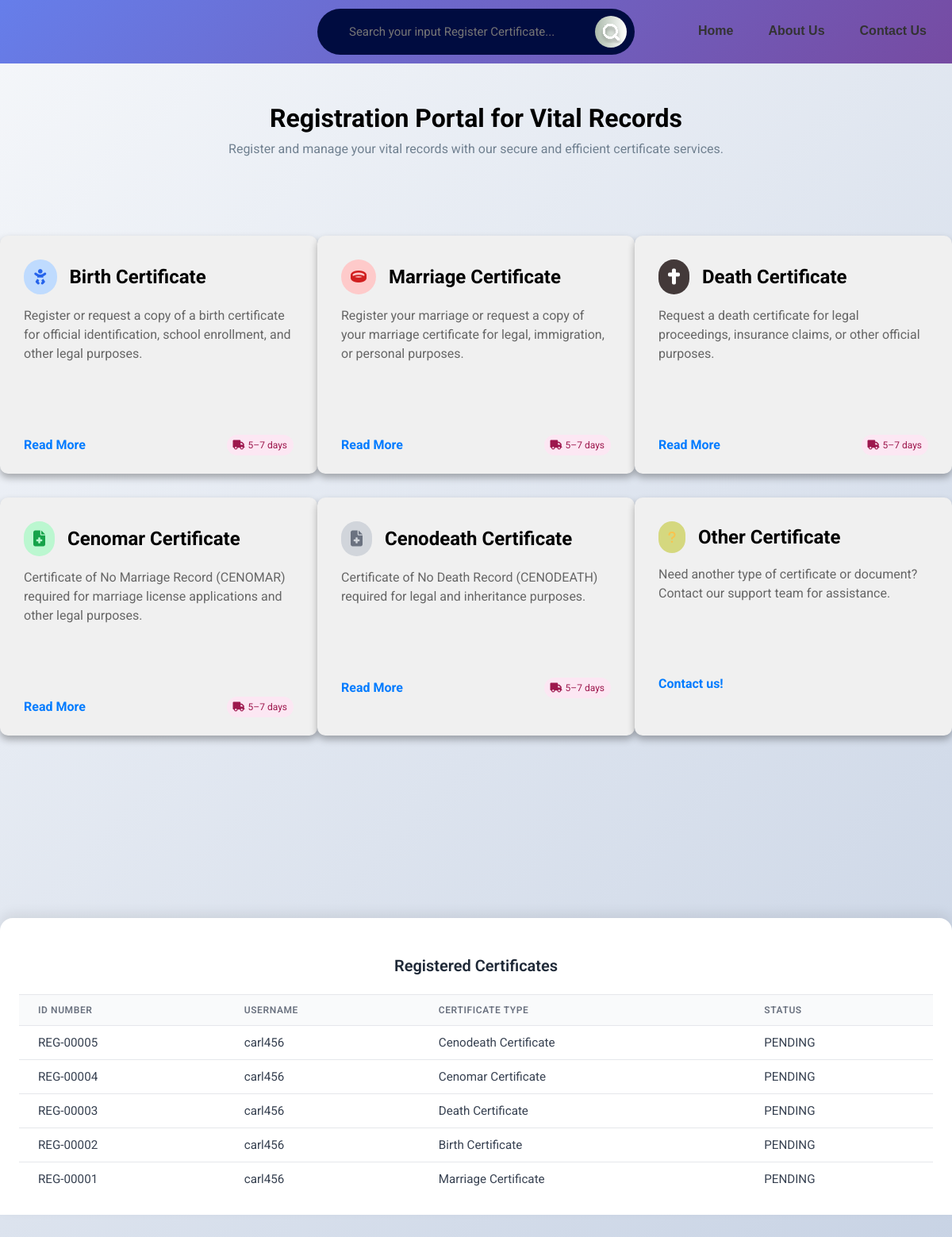
/Certification/Certificate.php (signed in), run on the app's committed database.
### tables this page shows
CREATE TABLE `document` (
  `reg_id` varchar(20) NOT NULL,
  `user_id` int(11) DEFAULT NULL,
  `cert_id` int(11) NOT NULL,
  `certif_type` varchar(50) DEFAULT NULL,
  `status` varchar(20) DEFAULT NULL
);

CREATE TABLE `users` (
  `id` int(11) NOT NULL,
  `username` varchar(255) NOT NULL,
  `email` varchar(255) NOT NULL,
  `password` varchar(255) NOT NULL,
  `created_at` timestamp NOT NULL DEFAULT current_timestamp()
);

### Certification/Certificate.php (the view, shortened to what this page needs)
<?php
include "../connect.php";
$user_id = $_SESSION['user_id'];
$sql_full = "SELECT document.reg_id, users.username, document.certif_type, document.status
             FROM document
             INNER JOIN users ON document.user_id = users.id
             WHERE users.id = ?
             ORDER BY CAST(SUBSTRING(document.reg_id, 5) AS UNSIGNED) DESC";
$stmt = $conn->prepare($sql_full);
$stmt->bind_param("i", $user_id);
$stmt->execute();
$result_full = $stmt->get_result();
?>
<!DOCTYPE html>
<html lang="en">
<head>
    <link rel="stylesheet" href="https://cdnjs.cloudflare.com/ajax/libs/font-awesome/5.15.4/css/all.min.css" />
    <link rel="stylesheet" href="https://cdnjs.cloudflare.com/ajax/libs/font-awesome/6.5.0/css/all.min.css" />
    <link rel="stylesheet" href="Certificate.css">
</head>
<body>
    <header class="head">
        <div class="header-right">
            <nav class="nav-links">
                <a href="#" data-translate="home" onclick="openHomePopup()">Home</a>
                <a href="#" data-translate="aboutus" onclick="openAboutPopup()">About Us</a>
                <a href="#" data-translate="contactus" onclick="openContactPopup()">Contact Us</a>
            </nav>
        </div>
        <div class="search-tab">
            <div class="search-cluster">
                <input class="searchInput" type="text" placeholder="Search your input Register Certificate...">
                <i class="fas fa-microphone"></i>
                <button class="searchButton" id="search-icon">
                </button>
            </div>
        </div>
    </header>
    <div class="title">
        <h1> <strong> Registration Portal for Vital Records </strong>
        </h1>
        <p>
            Register and manage your vital records with our secure and efficient certificate services.
        </p>
    </div>
    <div class="card-container">
        <div class="card" onclick="openForm('Birth Certificate')">
            <div class="card-content">
                <div class="header-with-icon">
                    <div class="icon-badge birth">
                        <i class="fas fa-baby icon-blue"></i>
                    </div>
                    <h2>Birth Certificate</h2>
                </div>
                <p>Register or request a copy of a birth certificate for official identification, school enrollment, and
                    other legal purposes.</p>
                <div class="card-footer">
                    <a href="#" class="read-more">Read More</a>
                    <span class="courier">
                        <i class="fas fa-truck icon-birth"></i> 5–7 days
                    </span>
                </div>
            </div>
        </div>
        <div class="card" onclick="openForm('Marriage Certificate')">
            <div class="card-content">
                <div class="header-with-icon">
                    <div class="icon-badge marriage">
                        <i class="fas fa-ring icon-purple"></i>
                    </div>
                    <h2>Marriage Certificate</h2>
                </div>
                <p>Register your marriage or request a copy of your marriage certificate for legal, immigration, or
                    personal purposes.</p>
                <div class="card-footer">
                    <a href="#" class="read-more">Read More</a>
                    <span class="courier">
                        <i class="fas fa-truck"></i> 5–7 days
                    </span>
                </div>
            </div>
        </div>
        <div class="card" onclick="openForm('Death Certificate')">
            <div class="card-content">
                <div class="header-with-icon">
                    <div class="icon-badge death">
                        <i class="fas fa-cross icon-red"></i>
                    </div>
                    <h2>Death Certificate</h2>
                </div>
                <p>Request a death certificate for legal proceedings, insurance claims, or other official purposes.</p>
                <div class="card-footer">
                    <a href="#" class="read-more">Read More</a>
                    <span class="courier">
                        <i class="fas fa-truck"></i> 5–7 days
                    </span>
                </div>
            </div>
        </div>
        <div class="card" onclick="openForm('Cenomar Certificate')">
            <div class="card-content">
                <div class="header-with-icon">
                    <div class="icon-badge cenomar">
                        <i class="fas fa-file-medical icon-green"></i>
                    </div>
                    <h2>Cenomar Certificate</h2>
                </div>
                <p>Certificate of No Marriage Record (CENOMAR) required for marriage license applications and other
                    legal purposes.</p>
                <div class="card-footer">
                    <a href="#" class="read-more">Read More</a>
                    <span class="courier">
                        <i class="fas fa-truck"></i> 5–7 days
                    </span>
                </div>
            </div>
        </div>
        <div class="card" onclick="openForm('Cenodeath Certificate')">
            <div class="card-content">
                <div class="header-with-icon">
                    <div class="icon-badge cenodeath">
                        <i class="fas fa-file-medical icon-gray"></i>
                    </div>
                    <h2>Cenodeath Certificate</h2>
                </div>
                <p>Certificate of No Death Record (CENODEATH) required for legal and inheritance purposes.</p>
                <div class="card-footer">
                    <a href="#" class="read-more">Read More</a>
                    <span class="courier">
                        <i class="fas fa-truck"></i> 5–7 days
                    </span>
                </div>
            </div>
        </div>
        <div class="card" onclick="openOtherCertificateAlert()">
            <div class="card-content">
                <div class="header-with-icon">
                    <div class="icon-badge other">
                        <i class="fas fa-question icon-yellow"></i>
                    </div>
                    <h2>Other Certificate</h2>
                </div>
                <p>Need another type of certificate or document? Contact our support team for assistance.</p>
                <div class="card-footer">
                    <a href="#" class="read-more">Contact us!</a>
                </div>
            </div>
        </div>
    </div>
    <div class="table-container">
        <div class="table-header">
            <h2 class="table-title">Registered Certificates</h2>
        </div>
        <div class="table-wrapper">
            <table class="table">
                <thead>
                    <tr>
                        <th>ID Number</th>
                        <th>UserName</th>
                        <th>Certificate Type</th>
                        <th>Status</th>
                    </tr>
                </thead>
                <tbody id="registrationTableBody">
                    <?php
                    if ($result_full && $result_full->num_rows > 0) {
                        while ($row = $result_full->fetch_assoc()) {
                            echo "<tr>
                    <td>" . htmlspecialchars($row['reg_id']) . "</td>
                    <td>" . htmlspecialchars($row['username']) . "</td>
                    <td>" . htmlspecialchars($row['certif_type']) . "</td>
                    <td>" . htmlspecialchars($row['status']) . "</td>
                    </tr>";
                        }
                    } else {
                        echo "<tr><td colspan='4'>No registrations found.</td></tr>";
                    }
                    ?>
                </tbody>
            </table>
        </div>
    </div>
</body>
</html>

### Certification/Certificate.css (style rules this page uses)
* { margin: 0px; padding: 0px; box-sizing: border-box; font-family: 'Roboto', sans-serif; }
body { background: linear-gradient(135deg, #f5f7fa 0%, #c3cfe2 100%); padding-bottom: 45vh; }
.head { display: flex; align-items: center; justify-content: space-between; background: linear-gradient(135deg, #667eea 0%, #764ba2 100%); transition: 0.5s ease; padding: 10px 20px; min-height: 80px; position: sticky; top: 0; z-index: 1000; }
.header-right { flex: 1; }
.nav-links { flex: 1; display: flex; justify-content: flex-end; gap: 20px; align-items: center; }
.nav-links a { text-decoration: none; color: #333; font-weight: 600; font-family: 'Plus Jakarta Sans', sans-serif; padding: 8px 12px; border-radius: 20px; border-bottom: 2px solid transparent; transition: border-bottom 0.3s ease, color 0.3s ease; }
.search-tab { position: absolute; left: 50%; transform: translateX(-50%); width: 100%; max-width: 400px; z-index: 1; }
.search-cluster { display: flex; align-items: center; justify-content: space-between; background: #000C40; border-radius: 50px; padding: 10px 20px; width: 100%; max-width: 400px; gap: 8px; position: relative; }
.search-cluster input { border: none; background: none; outline: none; color: white; font-size: 15px; padding: 10px 20px 10px 20px; width: 100%; }
#search-icon { background: var(--gradient-2, linear-gradient(90deg, #abbaab 0%, #ffffff 100%)); border: none; border-radius: 50%; width: 40px; height: 40px; display: flex; align-items: center; justify-content: center; position: absolute; right: 10px; cursor: pointer; transition: all 0.3s ease; }
.title { text-align: center; margin-top: 50px; }
.title p { margin-top: 10px; color: slategrey; }
.card-container { display: flex; justify-content: center; flex-wrap: wrap; justify-content: space-evenly; margin-top: 100px; margin-bottom: 200px; }
.card { width: 400px; height: 300px; background-color: #f0f0f0; border-radius: 10px; box-shadow: 0px 5px 10px rgba(0, 0, 0, 0.3); transition: transform 0.3s ease, box-shadow 0.3s ease; cursor: pointer; display: flex; flex-wrap: wrap; margin-bottom: 30px; }
.card-content { padding: 30px 30px; line-height: 1.5; }
.card-content p { font-size: 16px; color: #666; }
.icon-badge { background-color: #f3e8ff; padding: 0.75rem; border-radius: 9999px; margin-right: 1rem; width: fit-content; display: inline-flex; align-items: center; }
.icon-blue { color: #2563eb; font-size: 1.25rem; }
.icon-purple { color: #d11f1f; font-size: 1.25rem; }
.icon-red { color: #fcfcfc; font-size: 1.25rem; }
.icon-green { color: #16a34a; font-size: 1.25rem; }
.icon-gray { color: #6b7280; font-size: 1.25rem; }
.icon-yellow { color: #f9c34e; }
.icon-badge.birth { background-color: #bfdbfe; }
.icon-badge.marriage { background-color: #fecaca; }
.icon-badge.death { background-color: #433939; }
.icon-badge.cenomar { background-color: #bbf7d0; }
.icon-badge.cenodeath { background-color: #d1d5db; }
.icon-badge.other { background-color: #d5d87f; }
.header-with-icon { display: flex; align-items: center; margin-bottom: 15px; }
.header-with-icon h2 { font-size: 1.5rem; color: #000; }
.card-footer { display: flex; justify-content: space-between; align-items: center; margin-top: 90px; }
.read-more { font-size: 16px; text-decoration: none; color: #007BFF; font-weight: bold; display: inline-block; }
.courier { background-color: #fce7f3; color: #9d174d; font-size: 0.75rem; padding: 0.25rem 0.5rem; border-radius: 9999px; display: inline-flex; align-items: center; gap: 0.25rem; }
.table-container { bottom: 0; left: 0; right: 0; background-color: #ffffff; border-radius: 1rem 1rem 0 0; box-shadow: 0 -6px 15px rgba(0, 0, 0, 0.08); display: flex; flex-direction: column; padding: 1.5rem; }
.table-header { padding: 1.5rem; border-bottom: 1px solid #e5e7eb; }
.table-title { font-size: 1.25rem; text-align: center; font-weight: 600; color: #1f2937; }
.table-wrapper { overflow-x: auto; }
.table { width: 100%; border-collapse: collapse; }
.table thead { background-color: #f9fafb; }
.table th { padding: 0.75rem 1.5rem; text-align: left; font-size: 0.75rem; font-weight: 600; color: #6b7280; text-transform: uppercase; letter-spacing: 0.05em; }
.table td { padding: 0.75rem 1.5rem; font-size: 0.95rem; color: #374151; border-top: 1px solid #e5e7eb; }

### data on the page
document: reg_id "REG-00005", user.username "carl456", certif_type "Cenodeath Certificate", status "PENDING"
document: reg_id "REG-00004", user.username "carl456", certif_type "Cenomar Certificate", status "PENDING"
document: reg_id "REG-00003", user.username "carl456", certif_type "Death Certificate", status "PENDING"
document: reg_id "REG-00002", user.username "carl456", certif_type "Birth Certificate", status "PENDING"
document: reg_id "REG-00001", user.username "carl456", certif_type "Marriage Certificate", status "PENDING"
